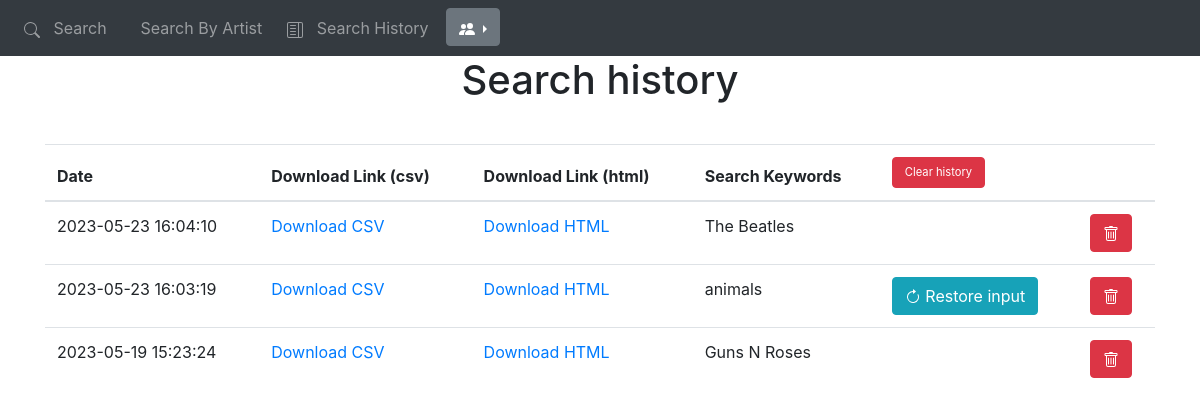
The app's page /history (signed in), older data.
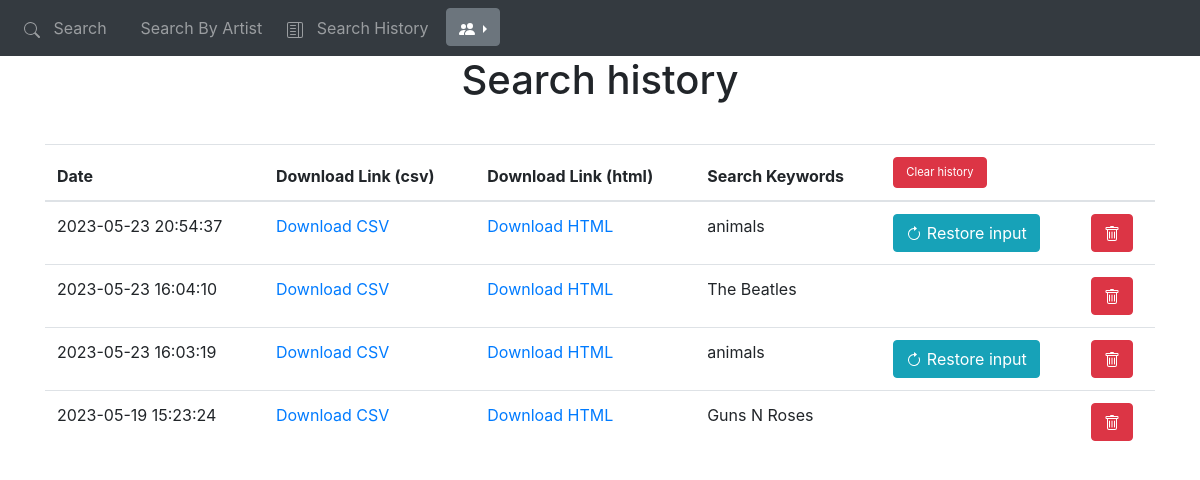
The same page, newer data.
### sd_app/models.py (models this page shows)
class Search(db.Model):
    id = db.Column(db.Integer, primary_key=True)
    date = db.Column(db.DateTime(timezone=True), default=func.now())
    user = db.Column(db.String(150))
    keywords = db.Column(db.String(150))
    csv_path = db.Column(db.String(150))
    html_path = db.Column(db.String(150))
    user_id = db.Column(db.Integer, db.ForeignKey("user.id"))
    by_artist = db.Column(db.Integer, default=0)
    user_inst = db.relationship("User", back_populates="searches")

### sd_app/views.py (the view)
@views.route('/history', methods=['GET'])
@login_required
def history():
    return render_template("history.html",
                           user=current_user,
                           searches=Search.query.filter_by(user_id=current_user.id).order_by(
                               Search.date.desc()).all(),
                           json_load=json.loads,
                           set=set)

### sd_app/__init__.py (called while the page is built)
def create_app():
    global app
    app = Flask(__name__)
    app.config['SECRET_KEY'] = 'THISISTHESECRETKEY'
    app.config['SQLALCHEMY_DATABASE_URI'] = db_string_conn
    db.init_app(app)
    env = Environment(  # Jinja env
        loader=PackageLoader("sd_app"),
        autoescape=select_autoescape()
    )
    from .views import views
    from .auth import auth
    from .api import api
    app.register_blueprint(views, url_prefix='/')
    app.register_blueprint(auth, url_prefix='/')
    app.register_blueprint(api, url_prefix='/api/')
    from .models import User
    create_database(app)
    login_manager = LoginManager()
    login_manager.login_view = 'auth.login'
    login_manager.init_app(app)
    @login_manager.user_loader
    def load_user(id):
        return User.query.get(int(id))
    return app

### sd_app/templates/history.html (shortened to what this page needs)
{% extends "base.html" %} {% block title %}Search history{% endblock %}
{% block content %}
<h1 align="center" style="margin-bottom:1em">Search history</h1>
<table class="table" id="keyword-table">
    <thead>
        <tr>
        <th scope="col">Date</th>
        <th scope="col">Download Link (csv)</th>
        <th scope="col">Download Link (html)</th>
        <th scope="col">Search Keywords</th>
        <th scope="col" colspan="2">
          <button type="button" class="btn btn-danger" onClick="clear_table('history')" style="font-size:70%">Clear history</button>
        </th>
        </tr>
    </thead>
    <tbody>
        {%for search in searches %}
    <tr>
    <td>
        {{search.date.strftime('%Y-%m-%d %H:%M:%S')}}
    </td>
    <td>
        {% if search.csv_path != 'In progress' %}
      <a href="{{ url_for('views.download', filename=search.csv_path) }}">Download CSV</a>
        {% else %}
        In progress
        {% endif %}
    </td>
    <td>
        {% if search.html_path != 'In progress' %}
      <a href="{{ url_for('views.download', filename=search.html_path) }}">Download HTML</a>
        {% else %}
        In progress
        {% endif %}
    </td>
    {% if search.by_artist == 0 %}
        <td>
            {{ ', '.join(set(json_load(search.keywords).get('keyword').values())) }}
        </td>
        <td class="column_action">
            <button type="button" class="btn btn-info" onClick="repeat_search({{ search.keywords }})">
             Restore input
            </button>
        </td>
    {% else %}
    <td>
        {{ search.keywords }}
    </td>
    <td>
    </td>
    {% endif %}
    <td class="column_action">
        <button type="button" class="btn btn-danger" onClick="delete_row({{ search.id }}, 'history')">
        </button>
    </td>
    </tr>
        {% endfor %}
  </tbody>
</table>
{% endblock %}

### sd_app/templates/base.html (shortened to what this page needs)
<!DOCTYPE html>
<html>
  <head>
    <link
      rel="stylesheet"
      href="https://stackpath.bootstrapcdn.com/bootstrap/4.4.1/css/bootstrap.min.css"
    />
    <link rel="stylesheet" href="{{ url_for('static', filename='base.css') }}">
  </head>
  <body>
    <nav class="navbar navbar-expand-lg navbar-dark bg-dark">
      <div class="collapse navbar-collapse" id="navbar">
        <div class="navbar-nav">
          {% if user.is_authenticated %}
          <a class="nav-item nav-link" id="search" href="/search">
            &nbsp Search &nbsp
          </a>
          <a class="nav-item nav-link" id="search-by-artist" href="/search-by-artist">
            &nbsp Search By Artist &nbsp
          </a>
          <a class="nav-item nav-link" id="history" href="/history">
            &nbsp Search History &nbsp
          </a>
          <div class="dropdown dropright">
            <button class="btn btn-secondary dropdown-toggle" type="button" id="dropdownMenuButton" data-toggle="dropdown" aria-haspopup="true" aria-expanded="false">
            </button>
          </div>
          {% endif %}
        </div>
      </div>
    </nav>
    <div class="container">{% block content %}
    {% endblock %}
    </div>
  </body>
</html>

Row changes from the older to the newer data that the page shows:
added Search: date "2023-05-23 20:54:37", keywords "animals"
